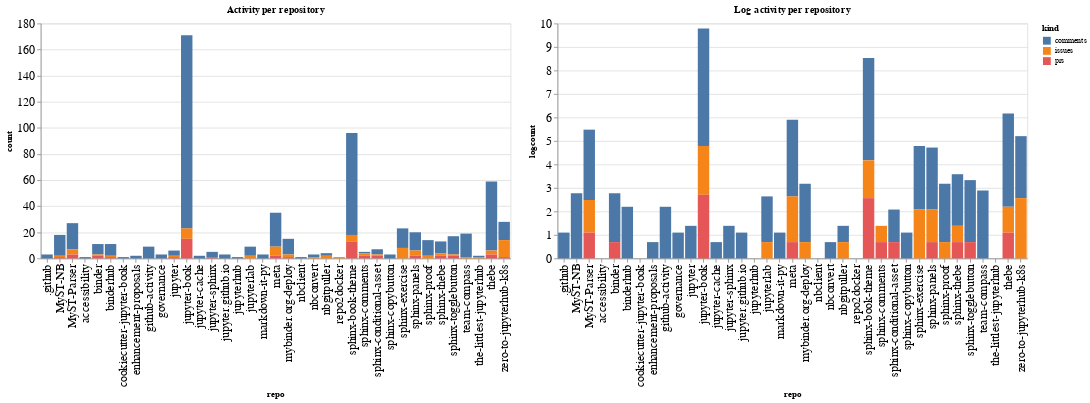

Notebook code for this chart:
### Code cell
ch1 = alt.Chart(repo_summaries, width=600, title="Activity per repository").mark_bar().encode(
    x='repo',
    y='count',
    color='kind',
    tooltip="kind"
)

ch2 = alt.Chart(repo_summaries, width=600, title="Log activity per repository").mark_bar().encode(
    x='repo',
    y='logcount',
    color='kind',
    tooltip="kind"
)

ch1 | ch2

### Figure 1 — Vega-Lite specification as saved in the notebook (floating-point values rounded to 4 significant figures)
{"config": {"axisLeft": {"labelFontSize": 15}, "axisBottom": {"labelFontSize": 15}}, "hconcat": [{"mark": "bar", "encoding": {"color": {"type": "nominal", "field": "kind"}, "tooltip": {"type": "nominal", "field": "kind"}, "x": {"type": "nominal", "field": "repo"}, "y": {"type": "quantitative", "field": "count"}}, "title": "Activity per repository", "width": 600}, {"mark": "bar", "encoding": {"color": {"type": "nominal", "field": "kind"}, "tooltip": {"type": "nominal", "field": "kind"}, "x": {"type": "nominal", "field": "repo"}, "y": {"type": "quantitative", "field": "logcount"}}, "title": "Log activity per repository", "width": 600}], "data": {"name": "data-bc6313d822f72a1e6deec8e2e9cf10e4"}, "$schema": "https://vega.github.io/schema/vega-lite/v4.8.1.json", "datasets": {"data-bc6313d822f72a1e6deec8e2e9cf10e4": [{"repo": ".github", "kind": "comments", "count": 3, "logcount": 1.099}, {"repo": "MyST-NB", "kind": "comments", "count": 16, "logcount": 2.773}, {"repo": "MyST-NB", "kind": "issues", "count": 1, "logcount": 0.0}, {"repo": "MyST-NB", "kind": "prs", "count": 1, "logcount": 0.0}, {"repo": "MyST-Parser", "kind": "comments", "count": 20, "logcount": 2.996}, {"repo": "MyST-Parser", "kind": "issues", "count": 4, "logcount": 1.386}, {"repo": "MyST-Parser", "kind": "prs", "count": 3, "logcount": 1.099}, {"repo": "accessibility", "kind": "comments", "count": 1, "logcount": 0.0}, {"repo": "binder", "kind": "comments", "count": 8, "logcount": 2.079}, {"repo": "binder", "kind": "issues", "count": 1, "logcount": 0.0}, {"repo": "binder", "kind": "prs", "count": 2, "logcount": 0.6931}, {"repo": "binderhub", "kind": "comments", "count": 9, "logcount": 2.197}, {"repo": "binderhub", "kind": "issues", "count": 1, "logcount": 0.0}, {"repo": "binderhub", "kind": "prs", "count": 1, "logcount": 0.0}, {"repo": "cookiecutter-jupyter-book", "kind": "comments", "count": 1, "logcount": 0.0}, {"repo": "enhancement-proposals", "kind": "comments", "count": 2, "logcount": 0.6931}, {"repo": "github-activity", "kind": "comments", "count": 9, "logcount": 2.197}, {"repo": "governance", "kind": "comments", "count": 3, "logcount": 1.099}, {"repo": "jupyter", "kind": "comments", "count": 4, "logcount": 1.386}, {"repo": "jupyter", "kind": "issues", "count": 1, "logcount": 0.0}, {"repo": "jupyter", "kind": "prs", "count": 1, "logcount": 0.0}, {"repo": "jupyter-book", "kind": "comments", "count": 148, "logcount": 4.997}, {"repo": "jupyter-book", "kind": "issues", "count": 8, "logcount": 2.079}, {"repo": "jupyter-book", "kind": "prs", "count": 15, "logcount": 2.708}, {"repo": "jupyter-cache", "kind": "comments", "count": 2, "logcount": 0.6931}, {"repo": "jupyter-sphinx", "kind": "comments", "count": 4, "logcount": 1.386}, {"repo": "jupyter-sphinx", "kind": "prs", "count": 1, "logcount": 0.0}, {"repo": "jupyter.github.io", "kind": "comments", "count": 3, "logcount": 1.099}, {"repo": "jupyterhub", "kind": "comments", "count": 1, "logcount": 0.0}, {"repo": "jupyterlab", "kind": "comments", "count": 7, "logcount": 1.946}, {"repo": "jupyterlab", "kind": "issues", "count": 2, "logcount": 0.6931}, {"repo": "markdown-it-py", "kind": "comments", "count": 3, "logcount": 1.099}, {"repo": "meta", "kind": "comments", "count": 26, "logcount": 3.258}, {"repo": "meta", "kind": "issues", "count": 7, "logcount": 1.946}, {"repo": "meta", "kind": "prs", "count": 2, "logcount": 0.6931}, {"repo": "mybinder.org-deploy", "kind": "comments", "count": 12, "logcount": 2.485}, {"repo": "mybinder.org-deploy", "kind": "issues", "count": 2, "logcount": 0.6931}, {"repo": "mybinder.org-deploy", "kind": "prs", "count": 1, "logcount": 0.0}, {"repo": "nbclient", "kind": "comments", "count": 1, "logcount": 0.0}, {"repo": "nbconvert", "kind": "comments", "count": 2, "logcount": 0.6931}, {"repo": "nbconvert", "kind": "issues", "count": 1, "logcount": 0.0}, {"repo": "nbgitpuller", "kind": "comments", "count": 2, "logcount": 0.6931}, {"repo": "nbgitpuller", "kind": "issues", "count": 2, "logcount": 0.6931}, {"repo": "repo2docker", "kind": "issues", "count": 1, "logcount": 0.0}, {"repo": "sphinx-book-theme", "kind": "comments", "count": 78, "logcount": 4.357}, {"repo": "sphinx-book-theme", "kind": "issues", "count": 5, "logcount": 1.609}, {"repo": "sphinx-book-theme", "kind": "prs", "count": 13, "logcount": 2.565}, {"repo": "sphinx-comments", "kind": "comments", "count": 1, "logcount": 0.0}, {"repo": "sphinx-comments", "kind": "issues", "count": 2, "logcount": 0.6931}, {"repo": "sphinx-comments", "kind": "prs", "count": 2, "logcount": 0.6931}, {"repo": "sphinx-conditional-asset", "kind": "comments", "count": 4, "logcount": 1.386}, {"repo": "sphinx-conditional-asset", "kind": "issues", "count": 1, "logcount": 0.0}, {"repo": "sphinx-conditional-asset", "kind": "prs", "count": 2, "logcount": 0.6931}, {"repo": "sphinx-copybutton", "kind": "comments", "count": 3, "logcount": 1.099}, {"repo": "sphinx-exercise", "kind": "comments", "count": 15, "logcount": 2.708}, {"repo": "sphinx-exercise", "kind": "issues", "count": 8, "logcount": 2.079}, {"repo": "sphinx-panels", "kind": "comments", "count": 14, "logcount": 2.639}, {"repo": "sphinx-panels", "kind": "issues", "count": 4, "logcount": 1.386}, {"repo": "sphinx-panels", "kind": "prs", "count": 2, "logcount": 0.6931}, {"repo": "sphinx-proof", "kind": "comments", "count": 12, "logcount": 2.485}, {"repo": "sphinx-proof", "kind": "issues", "count": 2, "logcount": 0.6931}, {"repo": "sphinx-thebe", "kind": "comments", "count": 9, "logcount": 2.197}, {"repo": "sphinx-thebe", "kind": "issues", "count": 2, "logcount": 0.6931}, {"repo": "sphinx-thebe", "kind": "prs", "count": 2, "logcount": 0.6931}, {"repo": "sphinx-togglebutton", "kind": "comments", "count": 14, "logcount": 2.639}, {"repo": "sphinx-togglebutton", "kind": "issues", "count": 1, "logcount": 0.0}, {"repo": "sphinx-togglebutton", "kind": "prs", "count": 2, "logcount": 0.6931}, {"repo": "team-compass", "kind": "comments", "count": 18, "logcount": 2.89}, {"repo": "team-compass", "kind": "issues", "count": 1, "logcount": 0.0}, {"repo": "the-littlest-jupyterhub", "kind": "comments", "count": 1, "logcount": 0.0}, {"repo": "the-littlest-jupyterhub", "kind": "issues", "count": 1, "logcount": 0.0}, {"repo": "thebe", "kind": "comments", "count": 53, "logcount": 3.97}, {"repo": "thebe", "kind": "issues", "count": 3, "logcount": 1.099}, {"repo": "thebe", "kind": "prs", "count": 3, "logcount": 1.099}, {"repo": "zero-to-jupyterhub-k8s", "kind": "comments", "count": 14, "logcount": 2.639}, {"repo": "zero-to-jupyterhub-k8s", "kind": "issues", "count": 13, "logcount": 2.565}, {"repo": "zero-to-jupyterhub-k8s", "kind": "prs", "count": 1, "logcount": 0.0}]}}
